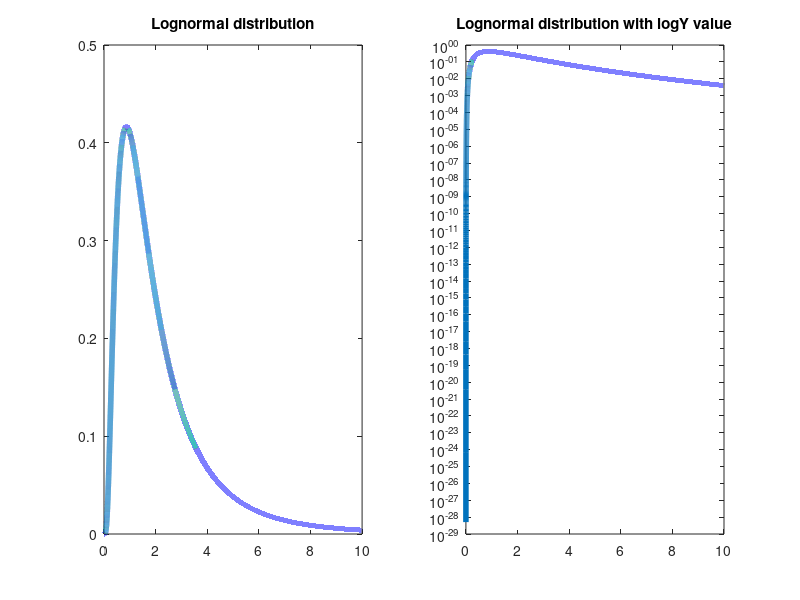
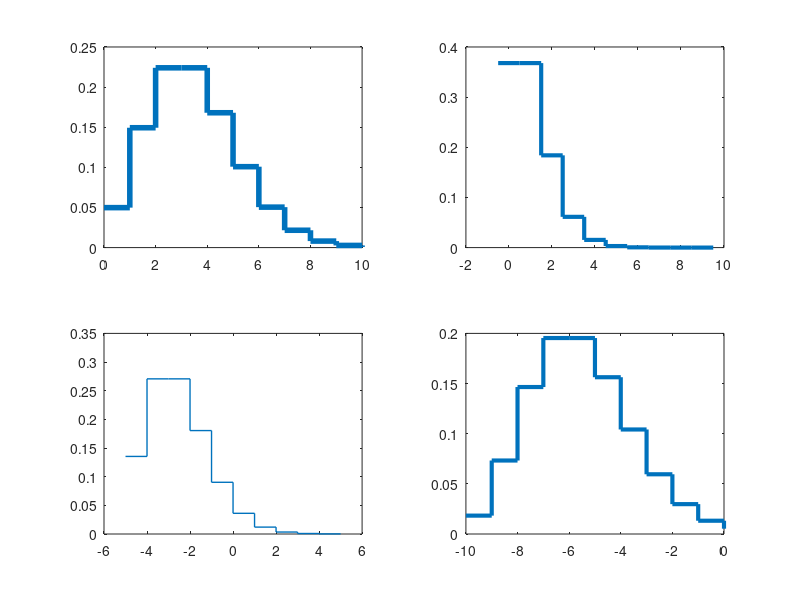

These figures' MATLAB source, in order:
%Kai Jin

% A little statistics
%1.B
%I try three different x values -- 1, 2 and 3 to find probability from -Inf
%to x which the mean of normal distribution is 0
pb = {normcdf(1,0,1), normcdf(2,0,1), normcdf(3,0,1)};
%1.C
%I try to make the inverse probability match x values 1, 2 and 5
sigma = {norminv(0.84134), norminv(0.97725), norminv(0.9999997134)};
%1.D
%We set the mean at 0, therefore, if a posibility is less than 0.5 its
%reverse sigma value will be less than 0

%2.A
x = linspace(0,10,100000);
logN = makedist("Lognormal",'mu',0.5, 'sigma',0.8);
%2.B
figure()
subplot(1,2,1)
plot(x,pdf(logN,x),"LineWidth",4)
title('Lognormal distribution')

subplot(1,2,2)
plot(x,pdf(logN,x),"LineWidth",4);
set(gca,'YScale','log')
title('Lognormal distribution with logY value')

%3.A
% My hypothetical measurement is at x=6 of background distribution
%3.B
%The signal I found always lay on the region x>6 of background
%distribution. What's the probability I can find the signal from the 
%background?
%3.C
%pb = 1 - integral(logN, -Inf, 6)
%3.D
pb2 = 1 - cdf(logN, 6);
%3.E
sigma2 = norminv(1 - pb2);

%4
%For 4
pb3_1 = 1 - cdf(logN, 4);
sigma3_1 = norminv(1 - pb3_1);
%For 5
pb3_2 = 1 - cdf(logN, 5);
sigma3_2 = norminv(1 - pb3_2);
%For 7
pb3_3 = 1 - cdf(logN, 7);
sigma3_3 = norminv(1 - pb3_3);
%It shows that the probability of right side of lognormal distribution
%has a reverse relationship to sigma

% Non-continuous distributions
%1.A
x = 0:10;
poisson = makedist("Poisson", 'lambda',3); 
%1.B
figure()
subplot(2,2,1)
stairs(x,pdf(poisson,x),"LineWidth",4);

poisson = makedist("Poisson", 'lambda',1);
subplot(2,2,2)
stairs(x-0.5,pdf(poisson,x),"LineWidth",3);

poisson = makedist("Poisson", 'lambda',2);
subplot(2,2,3)
stairs(x-5,pdf(poisson,x),"LineWidth",1);

poisson = makedist("Poisson", 'lambda',4);
subplot(2,2,4)
stairs(x-10,pdf(poisson,x),"LineWidth",3);
%For stairs function
    %The first parameter indicates the start point of x-axis
    %The second parameter is the distribution data
    %The third parameter add control to line width in the graph and last
    %parameter decides the line width
%For makedist function
    %First parameter indicates type of distribution
    %Second parameter determine the location of highest value of poisson
    %distribution
    %Third parameter is the exact location where the middle of highest
    %stair. It cooperate with second parameter.
%1.C
%Find the probability between x=5 and x=7
pb4 = cdf(poisson, 7) - cdf(poisson, 5)
%1.D
%The probability of distribuyion is the area under its graph, we can only
%choose the integer x value, therefore, the area(probability) is also
%discrete. This is harder for us to estimate the value outside of current
%data and find trnd line of data set.
%1.E
%The mean value in poisson distribution is the expect value of random event
%that means there are more probability when it's closer to average value,
%it doesn't mean average value situation must happen.
